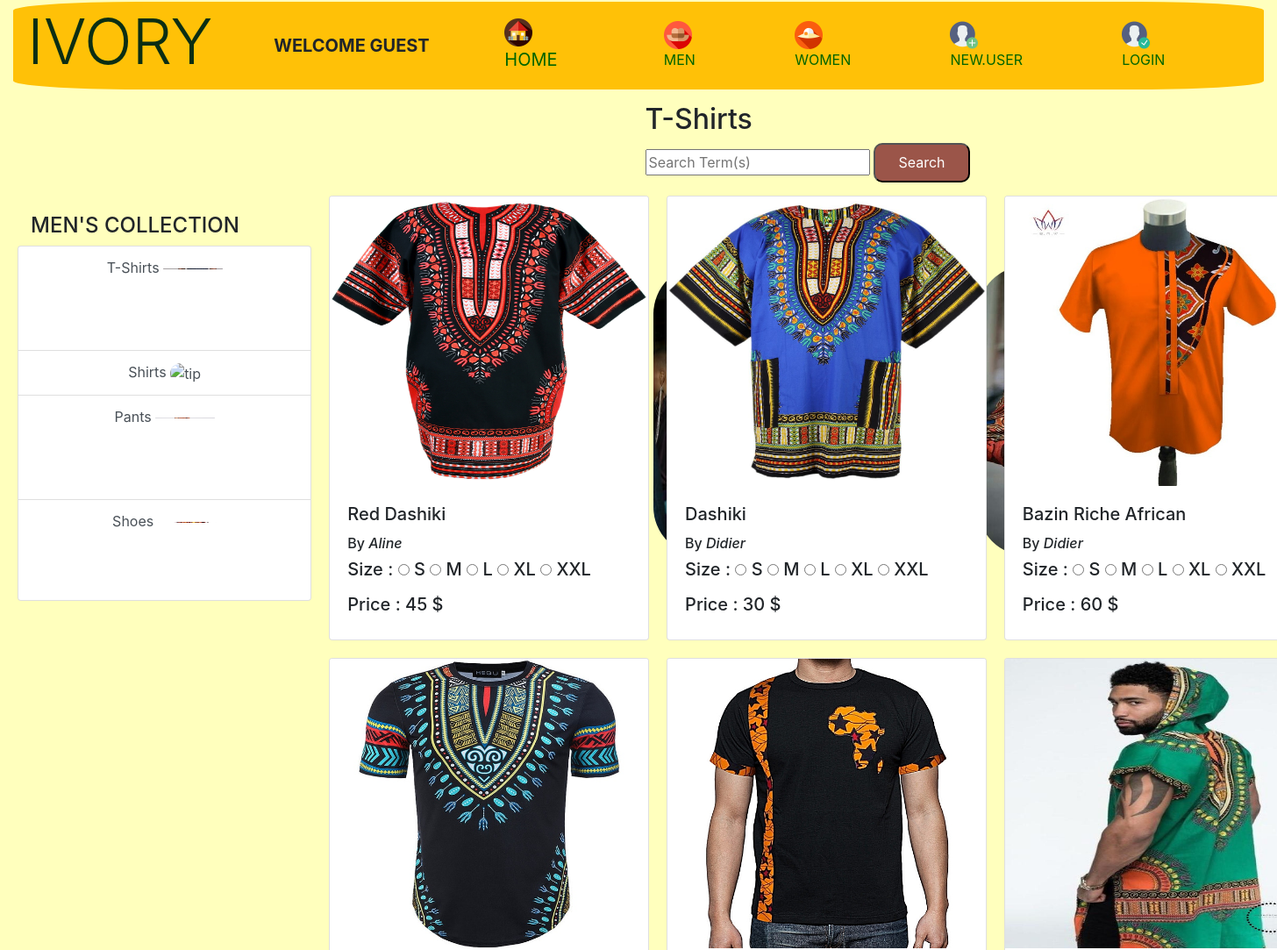
The page /tshirtmen/ (upper part) on the database as committed earlier.
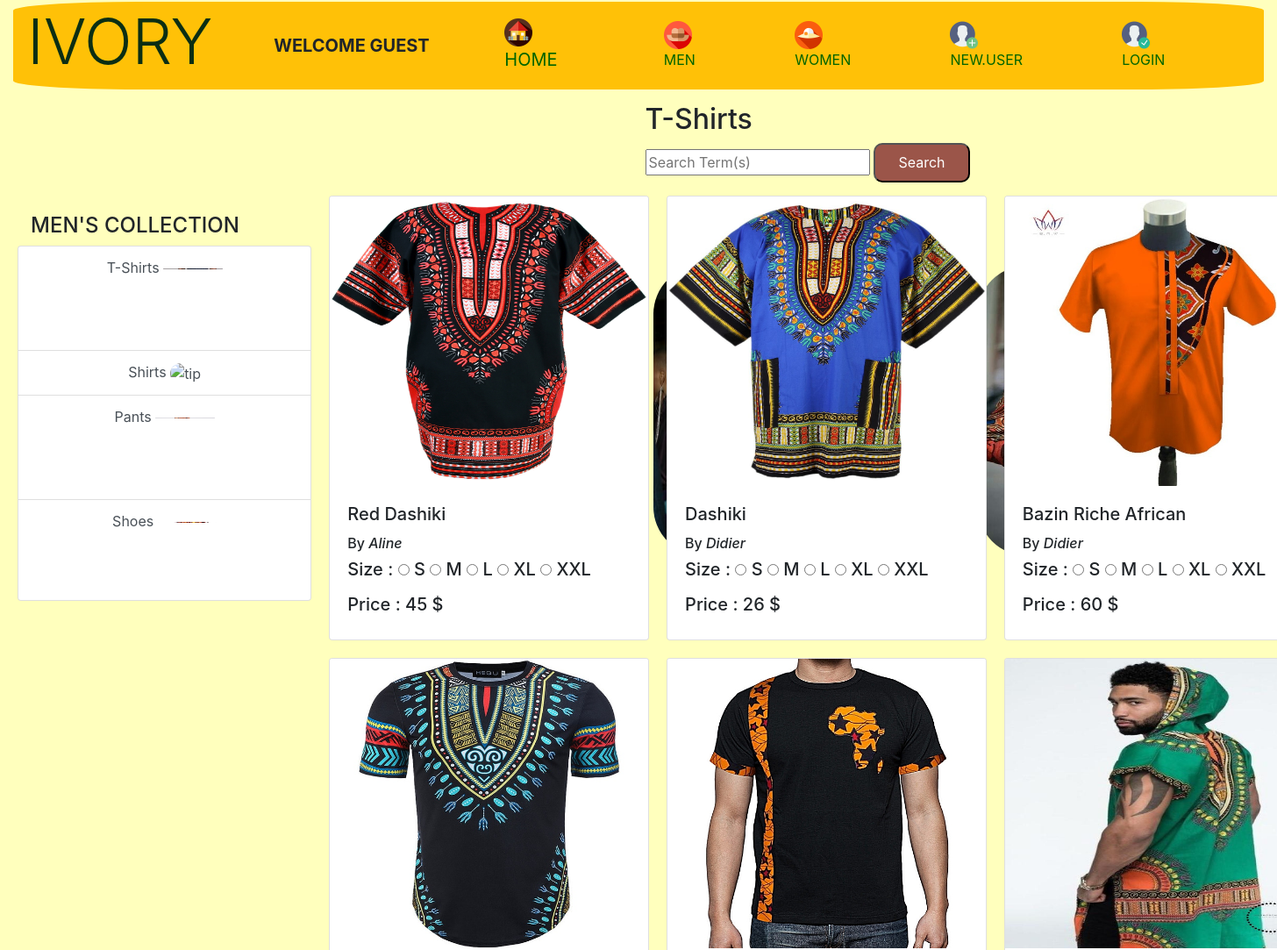
The same page on the database as committed later.
### ivoryApp/models.py (models this page shows, shortened)
class Tshirt(models.Model):
    ts_title = models.CharField(max_length=200)
    ts_picture = models.ImageField(upload_to="media/images/", null=True, blank=True)
    ts_price = models.IntegerField(default=0)
    ts_ForeignKey = models.ForeignKey(UserLoginModel, on_delete=models.SET_NULL, null=True, blank=True)

class UserLoginModel(models.Model):
    username = models.CharField(max_length=200)
    email = models.EmailField()
    password = models.CharField(max_length=200)
    userForeignKey = models.ForeignKey(User, on_delete=models.SET_NULL, null=True, blank=True)
    def __str__(self):
        return self.username

### ivoryApp/views.py (the view)
# urls.py: path('tshirtmen/', views.tshirtmen, name='tshirtmen'),
def tshirtmen(request):
    form = MyForm()
    allTshirts = Tshirt.objects.all()
    context = {
        'allTshirts': allTshirts,
        'form': form,
    }
    return render(request, 'ivoryApp/item/tShirtMen.html', context)

### ivoryApp/forms.py
class MyForm(forms.Form):
    ts_size = forms.ChoiceField(choices=CUSTOMER_SIZE)
    s_size = forms.ChoiceField(choices=CUSTOMER_SIZE)
    pant_size = forms.ChoiceField(choices=CUSTOMER_SIZE)
    sm_size = forms.ChoiceField(choices=CUSTOMER_SIZE_SHOES_MEN)
    dress_size = forms.ChoiceField(choices=CUSTOMER_SIZE)
    bj_size = forms.ChoiceField(choices=CUSTOMER_SIZE_ACCESSORY)
    sw_size = forms.ChoiceField(choices=CUSTOMER_SIZE_SHOES_WOMEN)

### ivoryApp/templates/ivoryApp/item/tShirtMen.html (shortened to what this page needs)
{% extends 'ivoryApp/men.html' %}
{% block content %}
<header>
    <h2>T-Shirts</h2>
    <form action="{% url 'search_ts' %}" method="post">
        <input type="text" name="mySearch" placeholder="Search Term(s)" aria-label="Search" >
        <button type="submit">Search</button>
    </form>
</header>
<aside>
    {% if allTshirts %}
    <div class="miniGrid">
    {% for eachTsh in allTshirts %}
    <div class="card" style="width: 22.8rem;">
        <img src="{{eachTsh.ts_picture.url}}" class="card-img-top" alt="image item">
        <div class="card-body">
            <h5 class="card-title">{{ eachTsh.ts_title }}</h5>
            <h6>
                By <i>{{ eachTsh.ts_ForeignKey}}</i> <br>
            </h6>
            <h5>
                Size :
                {% for choice in form.ts_size.field.choices %}
                <input type="radio" name="ts_size" value="{{choice.0}}"
                       />
                <label class="">{{choice.1}}</label>
                {% endfor %}
            </h5>
            <h5>Price : {{ eachTsh.ts_price }} $</h5>
        </div>
    </div>
    {% endfor %}
    </div>
    {% endif %}
</aside>
{% endblock %}

### ivoryApp/templates/ivoryApp/men.html (shortened to what this page needs)
<!DOCTYPE html>
<html lang="en">
<head>
    {% load static %}
    <link rel="stylesheet" href="../../static/ivoryApp/css/bootstrap.css">
    <link rel="stylesheet" href="{% static 'ivoryApp/css/men.css' %}">
</head>
<body>
<div class="containerGrid">
{% block header %}
    {% if user.is_authenticated %}
    <nav class="navbar navbar-expand-lg navbar-warning bg-warning">
        <h1 class="display-3" style="color: #0b2e13">IVORY</h1>
        <a class="navbar-brand" >
            <b>Hi, {{ user.get_username }}</b>
        </a>
        <a class="navbar-brand" href="{% url 'index' %}">
            <img src="../../../media/images/logo_house.png" class="icon"/> <br>
            HOME
        </a>
        <button class="navbar-toggler" type="button" data-toggle="collapse" data-target="#navbarSupportedContent" aria-controls="navbarSupportedContent" aria-expanded="false" aria-label="Toggle navigation">
            <span class="navbar-toggler-icon"></span>
        </button>
        <div class="collapse navbar-collapse" >
            <ul class="navbar-nav mr-auto">
                <li class="nav-item active">
                    <a class="nav-link" href="{% url 'men' %}">
                        <img src="../../../media/images/logo_men.png" class="icon"/>
                        MEN<span class="sr-only">(current)</span>
                    </a>
                </li>
                <li class="nav-item active">
                    <a class="nav-link" href="{% url 'women' %}">
                        <img src="../../../media/images/logo_woman.png" class="icon"/>
                        WOMEN <span class="sr-only">(current)</span>
                    </a>
                </li>
                <li class="nav-item active">
                    <a class="nav-link" href="{% url 'logout' %}">
                        <img src="../../../media/images/logo_exit.png" class="icon"/>
                        LOGOUT <span class="sr-only">(current)</span>
                    </a>
                </li>
                <li class="nav-item active">
                    <a class="nav-link" href="{% url 'shoppingCart' %}">
                        <img src="../../../media/images/logo_credit-card.png" class="icon"/>
                        CART <span class="sr-only">(current)</span>
                    </a>
                </li>
            </ul>
        </div>
    </nav>
    {% else %}
    <nav class="navbar navbar-expand-lg navbar-warning bg-warning">
        <h1 class="display-3" style="color: #0b2e13">IVORY</h1>
        <a class="navbar-brand" >
            <b>WELCOME GUEST</b>
        </a>
        <a class="navbar-brand" href="{% url 'index' %}">
            <img src="../../../media/images/logo_house.png" class="icon"/> <br>
            HOME
        </a>
        <div class="collapse navbar-collapse" id="navbarSupportedContent">
            <ul class="navbar-nav mr-auto">
                <li class="nav-item active">
                    <a class="nav-link" href="{% url 'men' %}">
                        <img src="../../../media/images/logo_men.png" class="icon"/>
                        MEN<span class="sr-only">(current)</span>
                    </a>
                </li>
                <li class="nav-item active">
                    <a class="nav-link" href="{% url 'women' %}">
                        <img src="../../../media/images/logo_woman.png" class="icon"/>
                        WOMEN <span class="sr-only">(current)</span>
                    </a>
                </li>
                <li class="nav-item active">
                    <a class="nav-link" href="{% url 'newdesigner' %}">
                        <img src="../../../media/images/logo_user.png" class="icon"/>
                        NEW.USER <span class="sr-only">(current)</span>
                    </a>
                </li>
                <li class="nav-item active">
                    <a class="nav-link" href="{% url 'login' %}">
                        <img src="../../../media/images/logo_signin.png" class="icon"/>
                        LOGIN <span class="sr-only">(current)</span>
                    </a>
                </li>
            </ul>
        </div>
    </nav>
    {% endif %}
{% endblock %}
<section>
    <h4>MEN'S COLLECTION</h4>
    <div class="row">
            <div class="list-group" id="list-tab" role="tablist">
                <a class="list-group-item list-group-item-action" id="list-home-list" data-toggle="list" href="{% url 'tshirtmen' %}" role="tab">
                    T-Shirts
                </a>
                <a class="list-group-item list-group-item-action" id="list-profile-list" data-toggle="list" href="{% url 'shirtmen' %}" role="tab">
                    Shirts
                    <img src="../../../media/images/fashion9.jpg" class="verySmallImage" alt="tip">
                </a>
                <a class="list-group-item list-group-item-action" id="list-messages-list" data-toggle="list" href="{% url 'pantsmen' %}" role="tab">
                    Pants
                </a>
                <a class="list-group-item list-group-item-action" id="list-settings-list" data-toggle="list" href="{% url 'shoesmen' %}" role="tab">
                    Shoes
                </a>
            </div>
    </div>
</section>
    <aside>
        <p>.</p>
        <p>.</p>
        <div class="miniGrid">
        </div>
    </aside>
{% block content %}
{% endblock %}
</div>
</body>
</html>

### ivoryApp/static/ivoryApp/css/men.css (style rules this page uses)
img { width: 350px; height: 330px; }
body { margin: 1.5px 15px; background-color: rgba(255, 255, 0, 0.26); }
a { color: darkgreen; list-style-type:square; text-decoration: none; }
button, input[type=submit] { border-radius: 10px; background-color: rgba(119, 23, 31, 0.73); color: white; height: 45px; width: 110px; }
.miniGrid { display: grid; grid-template-columns: repeat(3,1fr); grid-gap: 20px; }
.containerGrid { display: grid; grid-template-columns: repeat(4, 1fr); grid-gap: 15px; grid-template-areas: "nav nav nav nav" ". . header header" "section aside aside aside" "footer footer footer footer"; }
nav { grid-area: nav; height:100px; border-radius: 10%; }
a.navbar-brand { margin-left: 5%; }
li.nav-item.active { margin-left: 22%; }
header { grid-area: header; }
section { grid-area: section; padding: 20px; }
aside { grid-area: aside; }
.verySmallImage { width:23%; height:1%; border-radius: 40px; }
div#list-tab.list-group { text-align: center; }
.icon { width: 32px; height: 32px; }

Rows that differ between the two databases and show on the page:
changed Tshirt "Dashiki": ts_price "30" → "26"
